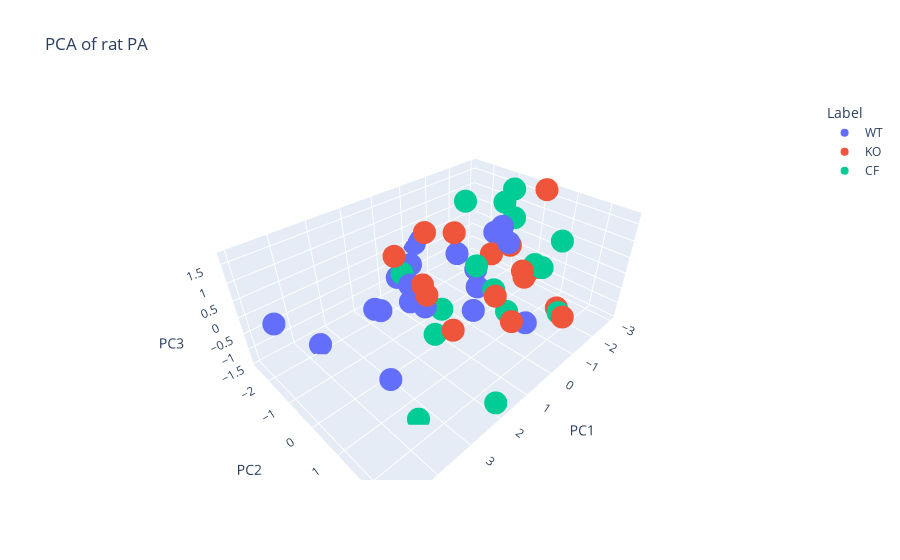

The notebook cell saved with this chart:
### Code cell
pca_3D(df_rat_pa_combine_hd, 'PCA of rat PA')

### Figure 1 — Plotly figure (JSON) as saved in the notebook; plotly's stock layout.template omitted (floating-point values rounded to 4 significant figures)
{"data": [{"hovertemplate": "Label=WT<br>PC1=%{x}<br>PC2=%{y}<br>PC3=%{z}<extra></extra>", "legendgroup": "WT", "marker": {"color": "#636efa", "symbol": "circle"}, "mode": "markers", "name": "WT", "scene": "scene", "showlegend": true, "type": "scatter3d", "x": [-0.6899, -2.783, 0.5739, -0.2995, 3.043, 2.126, 3.627, 0.9364, 0.1352, 1.024, -0.7986, 4.079, -0.9506, -0.5141, 4.92, 3.188, -0.5653, -1.389, 0.06851], "y": [-0.3505, -1.484, -2.461, -2.624, 0.04265, -0.01605, -2.039, -1.461, 0.2467, -0.7338, -0.5279, 1.622, 0.1934, 0.7601, -1.303, 0.02272, 1.502, -1.841, -2.416], "z": [-0.772, -0.1964, -0.8416, -0.08153, 0.6149, 0.8302, -1.346, -1.046, -0.86, -0.79, -0.2909, 0.376, 1.299, 1.209, 0.541, 0.722, -0.9764, -0.5668, -0.5857]}, {"hovertemplate": "Label=KO<br>PC1=%{x}<br>PC2=%{y}<br>PC3=%{z}<extra></extra>", "legendgroup": "KO", "marker": {"color": "#EF553B", "symbol": "circle"}, "mode": "markers", "name": "KO", "scene": "scene", "showlegend": true, "type": "scatter3d", "x": [-1.783, -1.308, -0.3059, 1.766, 1.993, 0.7282, 0.114, 2.4, 1.09, -2.951, 0.1686, 2.092, -2.661, -1.965, -2.143, -2.795, -2.107], "y": [1.685, 2.155, 1.232, -0.9927, 0.2791, -1.003, 1.679, 1.657, 1.69, 0.1381, -0.4861, 0.5265, 0.3887, 0.3705, -1.056, -0.8322, 0.3308], "z": [-1.033, -0.8289, -0.9433, 1.036, 0.9137, 1.299, 1.072, 0.6293, 0.8556, 1.704, 1.277, 0.7996, -0.6604, -0.6951, -0.5632, -0.4246, -0.6478]}, {"hovertemplate": "Label=CF<br>PC1=%{x}<br>PC2=%{y}<br>PC3=%{z}<extra></extra>", "legendgroup": "CF", "marker": {"color": "#00cc96", "symbol": "circle"}, "mode": "markers", "name": "CF", "scene": "scene", "showlegend": true, "type": "scatter3d", "x": [0.5255, -0.6828, -0.4552, -2.256, -2.425, -1.694, -1.482, 3.385, -0.5778, 2.024, -1.025, -1.379, -2.429, -1.514, 1.314, 0.6094], "y": [-0.5916, -0.4086, 0.4399, 0.5056, 0.6562, -0.3519, 1.691, 1.556, 0.8496, 2.647, -1.209, 0.2409, -0.602, 1.904, -0.04764, -2.174], "z": [-1.062, -0.07102, -0.3646, -0.3179, -0.4355, 1.57, 1.24, -1.453, -0.9573, -1.131, 1.538, 1.414, 1.661, -0.9299, -1.185, -0.5461]}], "layout": {"legend": {"title": {"text": "Label"}, "tracegroupgap": 0}, "scene": {"domain": {"x": [0, 1], "y": [0, 1]}, "xaxis": {"title": {"text": "PC1"}}, "yaxis": {"title": {"text": "PC2"}}, "zaxis": {"title": {"text": "PC3"}}}, "title": {"text": "PCA of rat PA"}}}
